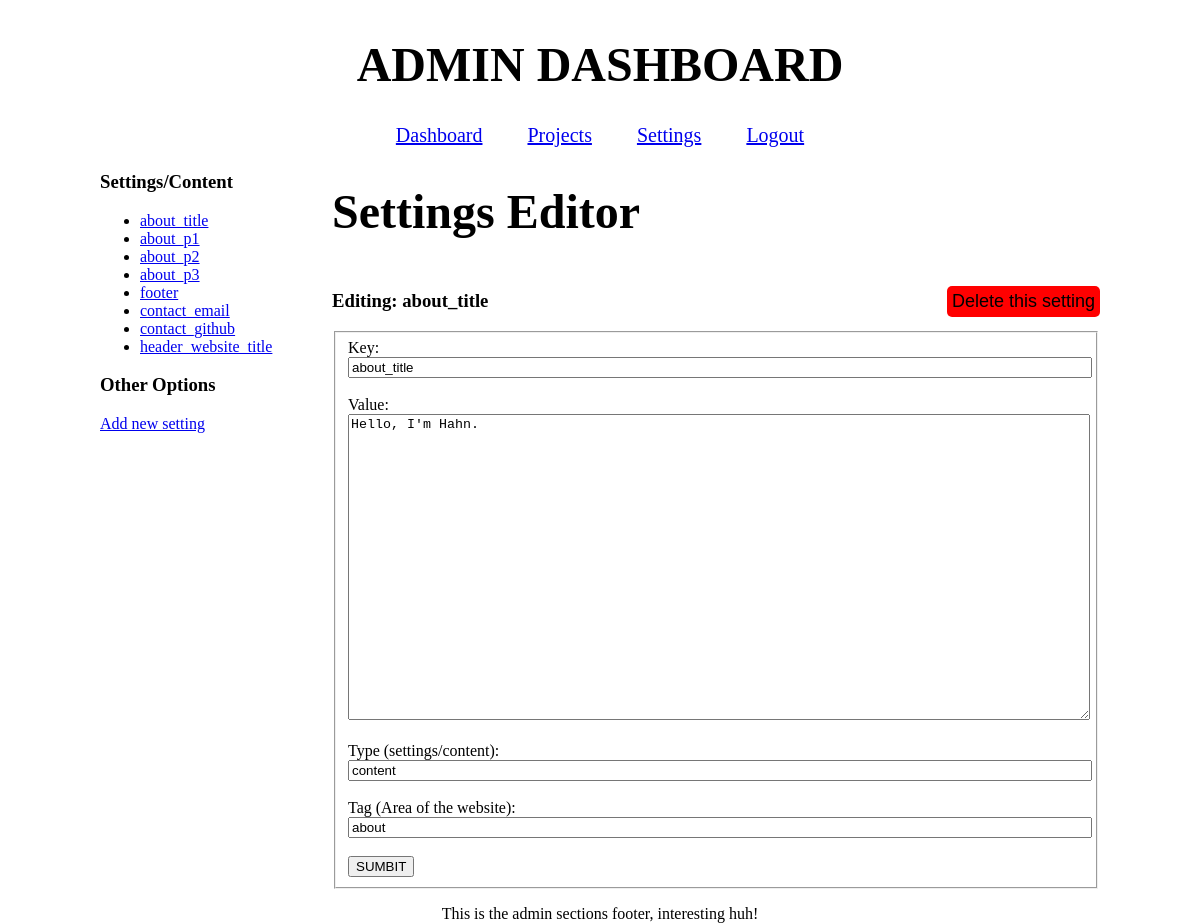
Page /hahncoded/admin/settings.php?id=1 (signed in) on the earlier database version.
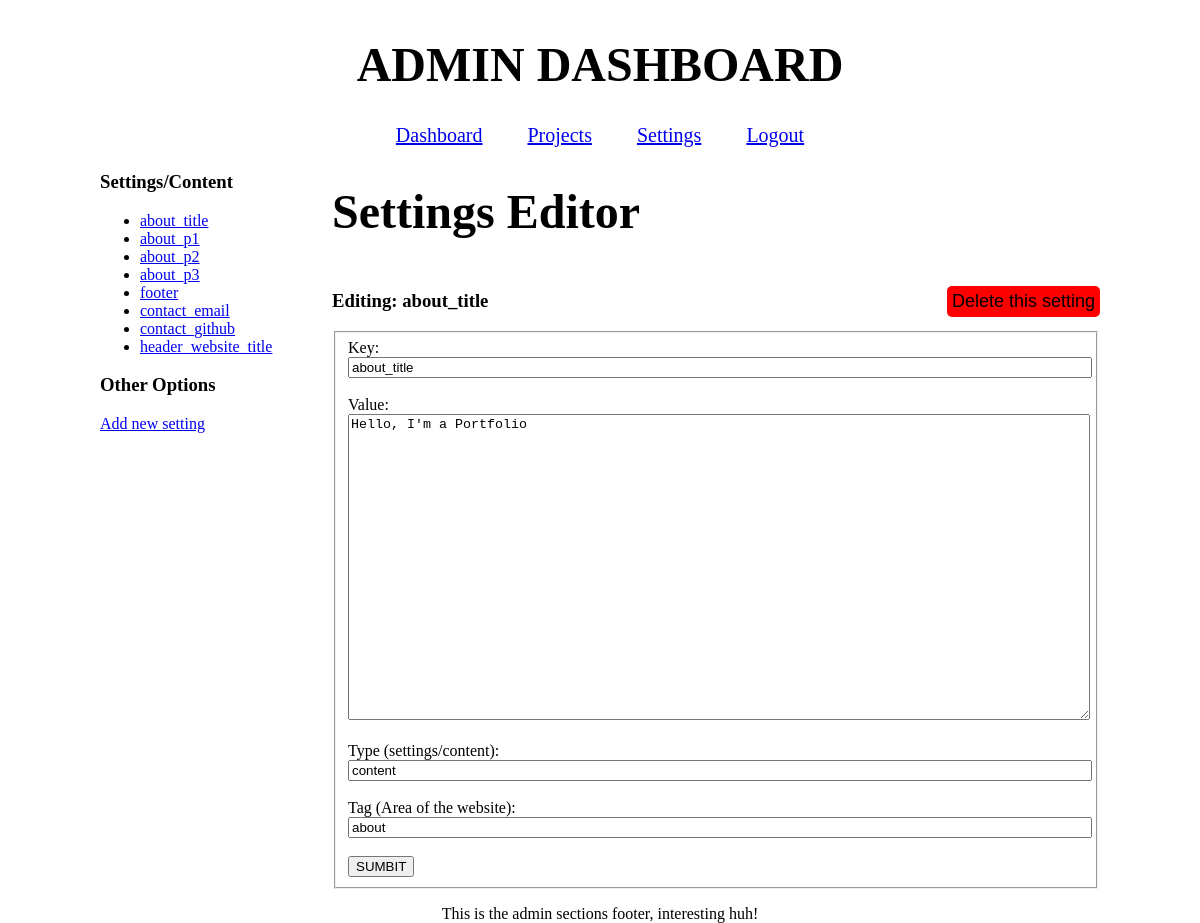
Same page on the later database version.
### tables this page shows
CREATE TABLE settings (
    id INTEGER PRIMARY KEY AUTOINCREMENT,
    key TEXT UNIQUE NOT NULL,
    value TEXT NOT NULL,
    type TEXT DEFAULT 'setting',
    tag TEXT DEFAULT 'general'
);

### hahncoded/admin/settings.php (the view, shortened to what this page needs)
<?php
require_once "init.php";
$selected_setting = null;
$isNew = false;
if (isset($_GET["id"])) {
    $id = $_GET["id"];
    $statement = $database->prepare("SELECT * FROM settings WHERE id = :id");
    $statement->execute([":id" => $id]);
    $selected_setting = $statement->fetch();
}
$settings = $database->query("SELECT id, key FROM settings ORDER BY id ASC");
?>
<?php include "header.php" ?>
<main>
  <div class="side-panel">
    <h3>Settings/Content</h3>
      <ul>
        <?php while($s = $settings->fetch()): ?>
          <li>
            <a href="?id=<?=$s["id"]?>">
              <?=htmlspecialchars($s["key"])?>
            </a>
          </li>
        <?php endwhile ?>
      </ul>
    <h3>Other Options</h3>
    <a href="?action=new">Add new setting</a>
  </div>
  <div class="center-panel">
    <h1>Settings Editor</h1>
    <?php if ($selected_setting || $isNew): ?>
      <div class="form-heading">
        <?php if (!$isNew): ?>
          <h3>Editing: <?= htmlspecialchars($selected_setting["key"])?></h3>
          <form method="POST">
            <button class="delete-btn" type="submit" onclick="return confirm
              ('Are you sure you want to delete this project');">
              Delete this setting
            </button>
          </form>
        <?php else: ?>
          <h3>Adding a New setting</h3>
        <?php endif ?>
      </div>
      <form method="POST">
        <fieldset>
          <label>Key:</label>
          <br>
          <input name="key" value="<?=htmlspecialchars($selected_setting["key"])?>">
          <br><br>
          <label>Value:</label>
          <br>
          <textarea name="value" rows="20"><?=htmlspecialchars($selected_setting["value"])?></textarea>
          <br><br>
          <label>Type (settings/content):</label>
          <br>
          <input name="type" value="<?=htmlspecialchars($selected_setting["type"])?>">
          <br><br>
          <label>Tag (Area of the website):</label>
          <br>
          <input name="tag" value="<?=htmlspecialchars($selected_setting["tag"])?>">
          <br><br>
          <button type="submit">SUMBIT</button>
        </fieldset>
      </form>
    <?php else: ?>
      <p>Select a setting from the left to edit.</p>
    <?php endif; ?>
  </div>
</main>
<?php include "footer.php" ?>

### hahncoded/admin/header.php (shortened to what this page needs)
<!DOCTYPE html>
<html>
  <head>
    <link rel="stylesheet" type="text/css" href="/css/admin.css">
  </head>
  <body>
    <header>
      <h1>ADMIN DASHBOARD</h1>
        <nav>
          <a href="index.php">Dashboard</a>
          <a href="projects.php?action=new">Projects</a>
          <a href="settings.php?action=new">Settings</a>
          <a href="logout.php">Logout</a>
        </nav>
    </header>

### hahncoded/admin/footer.php (shortened to what this page needs)
        <footer>
            <p>This is the admin sections footer, interesting huh!<p/>
        </footer>
    </body>
</html>

### hahncoded/css/admin.css (style rules this page uses)
h1 { font-size: 3rem; font-weight: bold; }
body { font-size: 16px; height: 100vh; max-width: 1000px; width: 100%; margin: auto; }
header { display: flex; flex-direction: column; align-items: center; justify-items: center; padding: 5px; }
nav { font-size: 1.25rem; text-align: right; }
nav a { padding-left: 20px; padding-right: 20px; }
main { text-align: center; display: flex; gap: 2rem; text-align: left; max-width: 1000px; margin: auto; }
.side-panel { min-width: 200px; max-width: 200px; overflow-wrap: break-word; }
.center-panel { flex: 1; }
.form-heading { display: flex; justify-content: space-between; align-items: center; }
.delete-btn { background-color: red; font-size: 18px; border: 0; padding: 5px; border-radius: 5px; }
input, textarea { width: 100%; }
footer { margin-top: auto; text-align: center; }

Differences in the rows shown:
changed settings "about_title": value "Hello, I'm Hahn." → "Hello, I'm a Portfolio"
